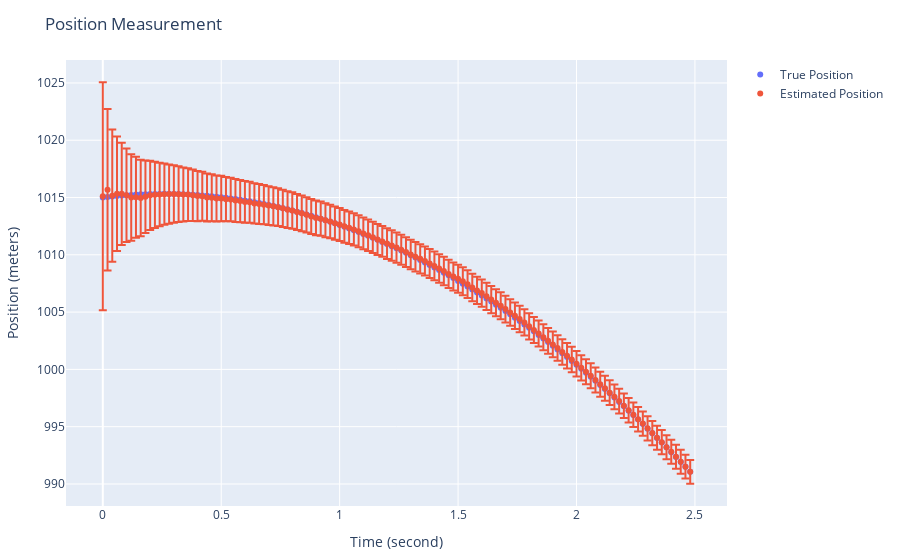

Write notebook code for a chart like this one.
### Code cell
plot(
    [
        # True position
        scatter(
            mode="markers",
            x=time_axis_sec,
            y=true_state_fcn_time[1, :],
            name="True Position"
        ),
        # Estimated position
        scatter(
            mode="markers",
            x=time_axis_sec,
            y=[s.state[1] for s in states_fcn_time],
            error_y=attr(
                type="data",
                array=[sqrt(s.cov[1, 1]) for s in states_fcn_time]
            ),
            name="Estimated Position"
        )
    ],
    Layout(
        title="Position Measurement",
        xaxis_title="Time (second)",
        yaxis_title="Position (meters)",
        legend_title="Legend Title",
    ),
    config=PlotConfig(scrollZoom=true)
)
